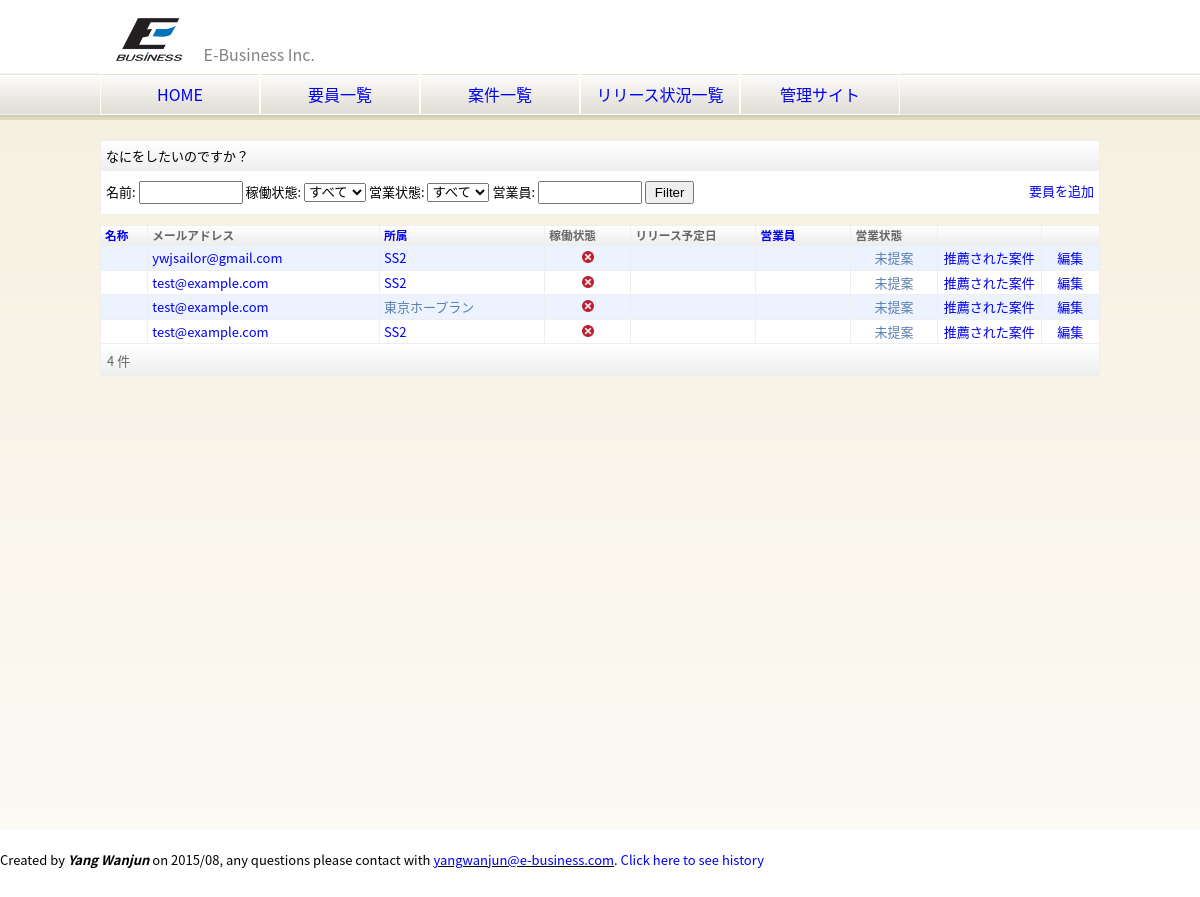
Page /eb/employee_list.html on the earlier database version.
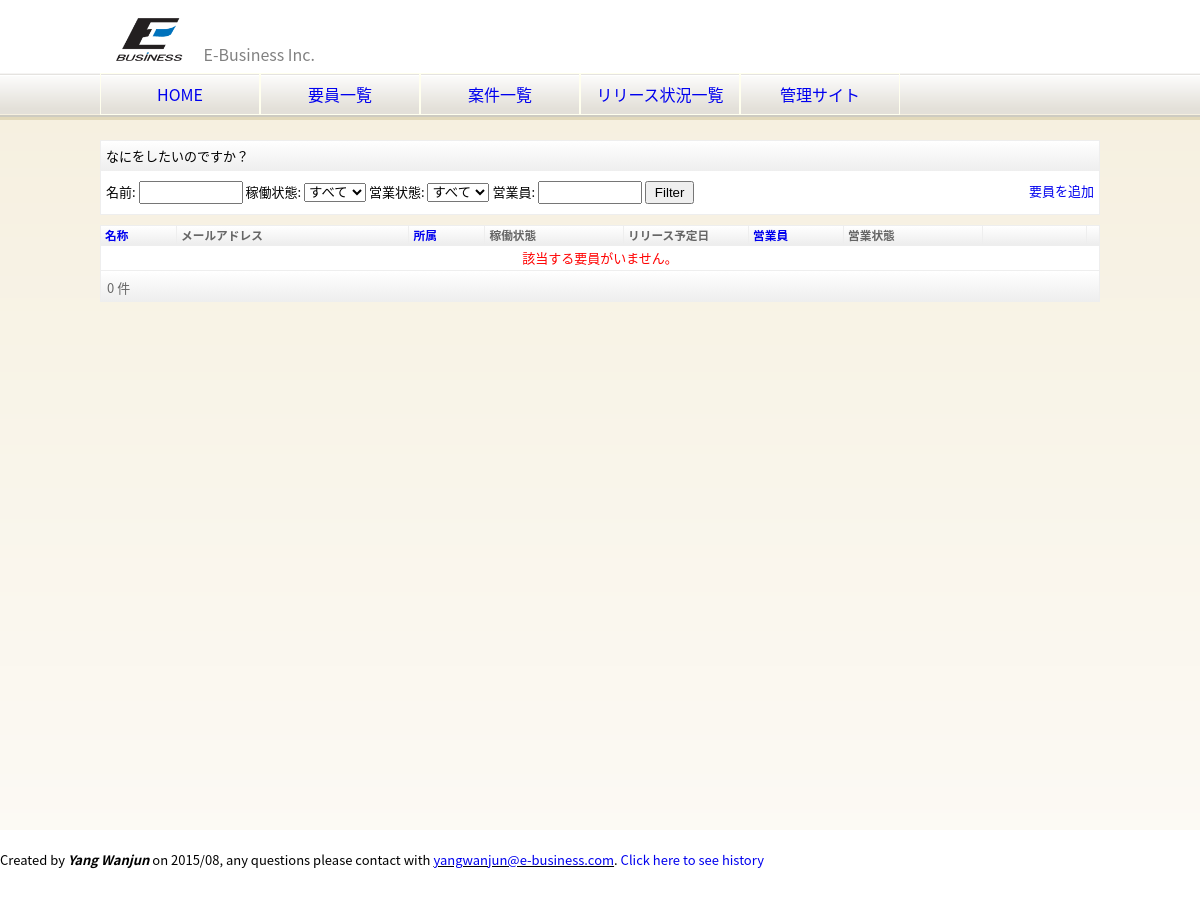
Same page on the later database version.
### eb/models.py (models this page shows, shortened)
class AbstractMember(models.Model):
    employee_id = models.CharField(blank=False, null=False, unique=True, max_length=30, verbose_name=u"社員ID")
    first_name = models.CharField(blank=False, null=False, max_length=30, verbose_name=u"姓")
    last_name = models.CharField(blank=False, null=False, max_length=30, verbose_name=u"名")
    first_name_ja = models.CharField(blank=True, null=True, max_length=30, verbose_name=u"姓(フリカナ)")
    last_name_ja = models.CharField(blank=True, null=True, max_length=30, verbose_name=u"名(フリカナ)")
    first_name_en = models.CharField(blank=True, null=True, max_length=30, verbose_name=u"姓(ローマ字)")
    last_name_en = models.CharField(blank=True, null=True, max_length=30, verbose_name=u"名(ローマ字)")
    birthday = models.DateField(blank=True, null=True, verbose_name=u"生年月日")
    graduate_date = models.DateField(blank=True, null=True, verbose_name=u"卒業年月日")
    degree = models.IntegerField(blank=True, null=True, choices=DEGREE_TYPE, verbose_name=u"学歴")
    email = models.EmailField(blank=False, null=False, verbose_name=u"メールアドレス")
    post_code = models.CharField(blank=True, null=True, max_length=8, verbose_name=u"郵便番号")
    address1 = models.CharField(blank=True, null=True, max_length=200, verbose_name=u"住所１")
    address2 = models.CharField(blank=True, null=True, max_length=200, verbose_name=u"住所２")
    phone = models.CharField(blank=True, null=True, max_length=11, verbose_name=u"電話番号")
    member_type = models.IntegerField(default=0, choices=MEMBER_TYPE, verbose_name=u"社員区分")
    section = models.ForeignKey('Section', blank=True, null=True, verbose_name=u"部署")
    company = models.ForeignKey('Company', blank=True, null=True, verbose_name=u"会社")
    user = models.OneToOneField(User, blank=True, null=True)
    class Meta:
        abstract = True

class Member(AbstractMember):
    salesperson = models.ForeignKey(Salesperson, blank=True, null=True, verbose_name=u"営業員")
    subcontractor = models.ForeignKey(Subcontractor, blank=True, null=True, verbose_name=u"協力会社")
    position = models.ManyToManyField('Position', through='PositionShip', verbose_name=u"職位")
    class Meta:
        ordering = ['first_name', 'last_name']
        verbose_name = verbose_name_plural = u"社員"
    def get_project_end_date(self):
        now = datetime.datetime.now()
        projects = self.projectmember_set.filter(end_date__gt=now, start_date__lte=now)
        if projects.count() > 0:
            return projects[0].end_date
        else:
            return None
    def get_business_status(self):
        next_2_month = common.add_months(datetime.date.today(), 2)
        if self.projectmember_set.filter(status=1).count() > 0:
            return u"営業中"
        elif not self.get_project_end_date() \
                or self.get_project_end_date() < datetime.date(next_2_month.year, next_2_month.month, 1):
            return u"未提案"
        else:
            return u"-"

class Section(models.Model):
    name = models.CharField(blank=False, null=False, max_length=30, verbose_name=u"部署名")
    description = models.CharField(blank=True, null=True, max_length=200, verbose_name=u"概要")
    company = models.ForeignKey(Company, blank=False, null=False, verbose_name=u"会社")
    class Meta:
        ordering = ['name']
        verbose_name = verbose_name_plural = u"部署"

class AbstractCompany(models.Model):
    name = models.CharField(blank=False, null=False, max_length=30, verbose_name=u"会社名")
    japanese_spell = models.CharField(blank=True, null=True, max_length=30, verbose_name=u"フリカナ")
    found_date = models.DateField(blank=True, null=True, verbose_name=u"設立年月日")
    capital = models.BigIntegerField(blank=True, null=True, verbose_name=u"資本金")
    post_code = models.CharField(blank=True, null=True, max_length=8, verbose_name=u"郵便番号")
    address1 = models.CharField(blank=True, null=True, max_length=200, verbose_name=u"住所１")
    address2 = models.CharField(blank=True, null=True, max_length=200, verbose_name=u"住所２")
    tel = models.CharField(blank=True, null=True, max_length=15, verbose_name=u"電話番号")
    fax = models.CharField(blank=True, null=True, max_length=15, verbose_name=u"ファックス")
    class Meta:
        abstract = True
    def __unicode__(self):
        return self.name

class Subcontractor(AbstractCompany):
    president = models.CharField(blank=True, null=True, max_length=30, verbose_name=u"代表者名")
    employee_count = models.IntegerField(blank=True, null=True, verbose_name=u"従業員数")
    sale_amount = models.BigIntegerField(blank=True, null=True, verbose_name=u"売上高")
    payment_type = models.CharField(blank=True, null=True, max_length=2, verbose_name=u"支払方法")
    payment_day = models.CharField(blank=True, null=True, max_length=2, verbose_name=u"支払日")
    comment = models.TextField(blank=True, null=True, verbose_name=u"備考")
    created_date = models.DateTimeField(auto_now_add=True, default=datetime.datetime.now(), editable=False)
    updated_date = models.DateTimeField(auto_now=True, default=datetime.datetime.now(), editable=False)
    class Meta:
        ordering = ['name']
        verbose_name = verbose_name_plural = u"協力会社"

### eb/views.py (the view)
def employee_list(request):
    status = request.GET.get('status', None)
    name = request.GET.get('name', None)
    business_status = request.GET.get('business_status', None)
    salesperson = request.GET.get('salesperson', None)
    params = ""
    o = request.GET.get('o', None)
    dict_order = common.get_ordering_dict(o, ['name', 'section', 'salesperson__name'])
    order_list = common.get_ordering_list(o)
    if name:
        all_members = Member.objects.filter(name__contains=name)
        params += u"&name=%s" % (name,)
    else:
        all_members = Member.objects.all()
    if order_list:
        all_members = all_members.order_by(*order_list)
    if status == "working":
        all_members = [member for member in all_members if member.get_project_end_date()]
        params += u"&status=%s" % (status,)
    elif status == "waiting":
        all_members = [member for member in all_members if not member.get_project_end_date()]
        params += u"&status=%s" % (status,)
    if business_status:
        all_members = [member for member in all_members if member.get_business_status() == business_status]
        params += u"&business_status=%s" % (business_status,)
    if salesperson:
        all_members = [member for member in all_members
                       if member.salesperson and salesperson in member.salesperson.name]
        params += u"&salesperson=%s" % (salesperson,)
    paginator = Paginator(all_members, PAGE_SIZE)
    page = request.GET.get('page')
    try:
        members = paginator.page(page)
    except PageNotAnInteger:
        members = paginator.page(1)
    except EmptyPage:
        members = paginator.page(paginator.num_pages)
    context = RequestContext(request, {
        'company': company,
        'title': u'要員一覧',
        'members': members,
        'paginator': paginator,
        'params': params,
        'dict_order': dict_order,
    })
    template = loader.get_template('employee_list.html')
    return HttpResponse(template.render(context))

### eb/models.py (called while the page is built)
    def __unicode__(self):
        return u"%s %s" % (self.first_name, self.last_name)

### eb/templates/employee_list.html (shortened to what the changed rows need)
{% extends "base.html" %}
{% block content %}
    <table class="list" cellpadding="0" cellspacing="0">
        <thead>
            <tr>
                <th>
                    <div class="text">
                        <a href="?o={{ dict_order.name.url }}{{ params }}">名称</a>
                    </div>
                </th>
                <th>メールアドレス</th>
                <th>
                    <div class="text">
                        <a href="?o={{ dict_order.section.url }}{{ params }}">所属</a>
                    </div>
                </th>
                <th>稼働状態</th>
                <th style="width: 120px;">リリース予定日</th>
                <th style="width: 90px;">
                    <div class="text">
                        <a href="?o={{ dict_order.salesperson__name.url }}{{ params }}">営業員</a>
                    </div>
                </th>
                <th>営業状態</th>
                <th style="width: 99px;"></th>
                <th></th>
            </tr>
        </thead>
        <tbody>
            {% if members %}
                {% for member in members %}
                    <tr class="{% cycle 'row1' 'row2' %}">
                        <td><a href="{% url 'member_project_list' member.employee_id %}">{{ member.name }}</a></td>
                        <td><a href="mailto:{{ member.email }}">{{ member.email }}</a></td>
                        <td>
                            {% if member.section %}
                                <a href="{% url 'section' member.section.name %}">
                                    {{ member.section.name }}
                                </a>
                            {% else %}
                                {{ member.subcontractor }}
                            {% endif %}
                        </td>
                        <td class="center">
                            {% if member.get_project_end_date %}
                                <a href="?status=working{{ params }}"><img width="12px" src="/static/img/icon-normal.png"/></a>
                            {% else %}
                                <a href="?status=waiting{{ params }}"><img width="12px" src="/static/img/icon-warn.png"/></a>
                            {% endif %}
                        </td>
                        <td>
                        </td>
                        <td>
                        </td>
                        <td class="center">
                            {% ifequal member.get_business_status "営業中" %}
                                <a href="{% url 'member_project_list' member.employee_id %}?status=1">営業中</a>
                            {% else %}
                                {{ member.get_business_status }}
                            {% endifequal %}
                        </td>
                        <td class="center">
                            {% ifequal member.get_business_status "未提案" %}
                                <a href="{% url 'recommended_project' member.employee_id %}">推薦された案件</a>
                            {% endifequal %}
                        </td>
                        <td class="center"><a href="/admin/eb/member/{{ member.id }}/" target="_blank">編集</a></td>
                    </tr>
                {% endfor %}
            {% else %}
                <tr class="row2"><td class="center red" colspan="9">該当する要員がいません。</td></tr>
            {% endif %}
        </tbody>
        <tfoot>
            <tr>
                <td colspan="9">
                    <div class="pagination">
                        <span class="step-links">
                            <span>{{ paginator.count }} 件</span>
                        </span>
                    </div>
                </td>
            </tr>
        </tfoot>
    </table>
{% endblock %}

Differences in the rows shown:
removed Member: email "ywjsailor@gmail.com", section.name "SS2", get_business_status "未提案"
removed Member: email "test@example.com", section.name "SS2", get_business_status "未提案"
removed Member: email "test@example.com", subcontractor "東京ホープラン", get_business_status "未提案"
removed Member: email "test@example.com", section.name "SS2", get_business_status "未提案"
Other differences:
{{ paginator.count }}: "4" → "0"
text now shown: "該当する要員がいません。"
